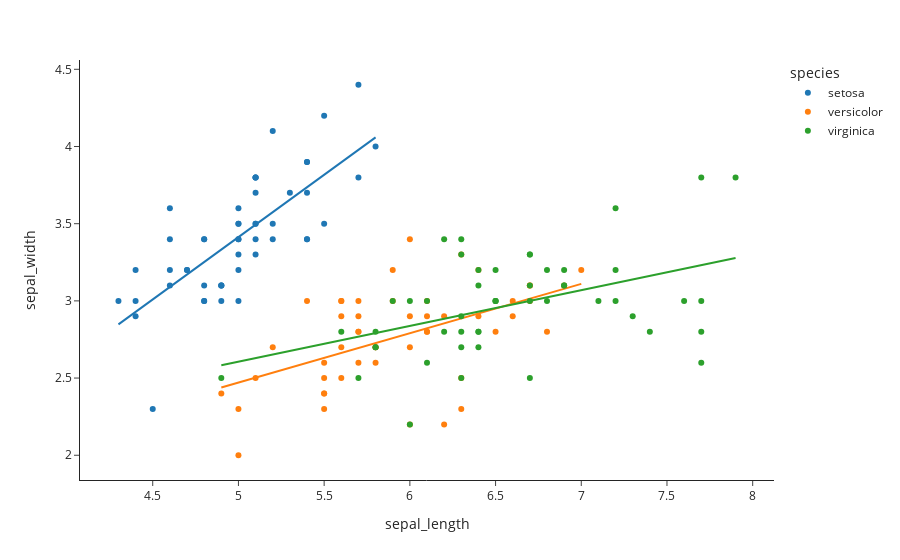

The code cell stored with this chart in its notebook:
### Code cell
fig=px.scatter(df,x='sepal_length',y='sepal_width',color='species',trendline='ols',template='simple_white') #ordinary least square(ols) #template changes the background
fig.show()

### Figure 1 — Plotly figure (JSON) as saved in the notebook; plotly's stock layout.template omitted (floating-point values rounded to 4 significant figures)
{"data": [{"hovertemplate": "species=setosa<br>sepal_length=%{x}<br>sepal_width=%{y}<extra></extra>", "legendgroup": "setosa", "marker": {"color": "#1F77B4", "symbol": "circle"}, "mode": "markers", "name": "setosa", "orientation": "v", "showlegend": true, "type": "scatter", "x": [5.1, 4.9, 4.7, 4.6, 5, 5.4, 4.6, 5, 4.4, 4.9, 5.4, 4.8, 4.8, 4.3, 5.8, 5.7, 5.4, 5.1, 5.7, 5.1, 5.4, 5.1, 4.6, 5.1, 4.8, 5, 5, 5.2, 5.2, 4.7, 4.8, 5.4, 5.2, 5.5, 4.9, 5, 5.5, 4.9, 4.4, 5.1, 5, 4.5, 4.4, 5, 5.1, 4.8, 5.1, 4.6, 5.3, 5], "xaxis": "x", "y": [3.5, 3, 3.2, 3.1, 3.6, 3.9, 3.4, 3.4, 2.9, 3.1, 3.7, 3.4, 3, 3, 4, 4.4, 3.9, 3.5, 3.8, 3.8, 3.4, 3.7, 3.6, 3.3, 3.4, 3, 3.4, 3.5, 3.4, 3.2, 3.1, 3.4, 4.1, 4.2, 3.1, 3.2, 3.5, 3.1, 3, 3.4, 3.5, 2.3, 3.2, 3.5, 3.8, 3, 3.8, 3.2, 3.7, 3.3], "yaxis": "y"}, {"hovertemplate": "<b>OLS trendline</b><br>sepal_width = 0.807234 * sepal_length + -0.623012<br>R<sup>2</sup>=0.557681<br><br>species=setosa<br>sepal_length=%{x}<br>sepal_width=%{y} <b>(trend)</b><extra></extra>", "legendgroup": "setosa", "marker": {"color": "#1F77B4", "symbol": "circle"}, "mode": "lines", "name": "setosa", "showlegend": false, "type": "scatter", "x": [4.3, 4.4, 4.4, 4.4, 4.5, 4.6, 4.6, 4.6, 4.6, 4.7, 4.7, 4.8, 4.8, 4.8, 4.8, 4.8, 4.9, 4.9, 4.9, 4.9, 5, 5, 5, 5, 5, 5, 5, 5, 5.1, 5.1, 5.1, 5.1, 5.1, 5.1, 5.1, 5.1, 5.2, 5.2, 5.2, 5.3, 5.4, 5.4, 5.4, 5.4, 5.4, 5.5, 5.5, 5.7, 5.7, 5.8], "xaxis": "x", "y": [2.848, 2.929, 2.929, 2.929, 3.01, 3.09, 3.09, 3.09, 3.09, 3.171, 3.171, 3.252, 3.252, 3.252, 3.252, 3.252, 3.332, 3.332, 3.332, 3.332, 3.413, 3.413, 3.413, 3.413, 3.413, 3.413, 3.413, 3.413, 3.494, 3.494, 3.494, 3.494, 3.494, 3.494, 3.494, 3.494, 3.575, 3.575, 3.575, 3.655, 3.736, 3.736, 3.736, 3.736, 3.736, 3.817, 3.817, 3.978, 3.978, 4.059], "yaxis": "y"}, {"hovertemplate": "species=versicolor<br>sepal_length=%{x}<br>sepal_width=%{y}<extra></extra>", "legendgroup": "versicolor", "marker": {"color": "#FF7F0E", "symbol": "circle"}, "mode": "markers", "name": "versicolor", "orientation": "v", "showlegend": true, "type": "scatter", "x": [7, 6.4, 6.9, 5.5, 6.5, 5.7, 6.3, 4.9, 6.6, 5.2, 5, 5.9, 6, 6.1, 5.6, 6.7, 5.6, 5.8, 6.2, 5.6, 5.9, 6.1, 6.3, 6.1, 6.4, 6.6, 6.8, 6.7, 6, 5.7, 5.5, 5.5, 5.8, 6, 5.4, 6, 6.7, 6.3, 5.6, 5.5, 5.5, 6.1, 5.8, 5, 5.6, 5.7, 5.7, 6.2, 5.1, 5.7], "xaxis": "x", "y": [3.2, 3.2, 3.1, 2.3, 2.8, 2.8, 3.3, 2.4, 2.9, 2.7, 2, 3, 2.2, 2.9, 2.9, 3.1, 3, 2.7, 2.2, 2.5, 3.2, 2.8, 2.5, 2.8, 2.9, 3, 2.8, 3, 2.9, 2.6, 2.4, 2.4, 2.7, 2.7, 3, 3.4, 3.1, 2.3, 3, 2.5, 2.6, 3, 2.6, 2.3, 2.7, 3, 2.9, 2.9, 2.5, 2.8], "yaxis": "y"}, {"hovertemplate": "<b>OLS trendline</b><br>sepal_width = 0.319719 * sepal_length + 0.872146<br>R<sup>2</sup>=0.276582<br><br>species=versicolor<br>sepal_length=%{x}<br>sepal_width=%{y} <b>(trend)</b><extra></extra>", "legendgroup": "versicolor", "marker": {"color": "#FF7F0E", "symbol": "circle"}, "mode": "lines", "name": "versicolor", "showlegend": false, "type": "scatter", "x": [4.9, 5, 5, 5.1, 5.2, 5.4, 5.5, 5.5, 5.5, 5.5, 5.5, 5.6, 5.6, 5.6, 5.6, 5.6, 5.7, 5.7, 5.7, 5.7, 5.7, 5.8, 5.8, 5.8, 5.9, 5.9, 6, 6, 6, 6, 6.1, 6.1, 6.1, 6.1, 6.2, 6.2, 6.3, 6.3, 6.3, 6.4, 6.4, 6.5, 6.6, 6.6, 6.7, 6.7, 6.7, 6.8, 6.9, 7], "xaxis": "x", "y": [2.439, 2.471, 2.471, 2.503, 2.535, 2.599, 2.631, 2.631, 2.631, 2.631, 2.631, 2.663, 2.663, 2.663, 2.663, 2.663, 2.695, 2.695, 2.695, 2.695, 2.695, 2.727, 2.727, 2.727, 2.758, 2.758, 2.79, 2.79, 2.79, 2.79, 2.822, 2.822, 2.822, 2.822, 2.854, 2.854, 2.886, 2.886, 2.886, 2.918, 2.918, 2.95, 2.982, 2.982, 3.014, 3.014, 3.014, 3.046, 3.078, 3.11], "yaxis": "y"}, {"hovertemplate": "species=virginica<br>sepal_length=%{x}<br>sepal_width=%{y}<extra></extra>", "legendgroup": "virginica", "marker": {"color": "#2CA02C", "symbol": "circle"}, "mode": "markers", "name": "virginica", "orientation": "v", "showlegend": true, "type": "scatter", "x": [6.3, 5.8, 7.1, 6.3, 6.5, 7.6, 4.9, 7.3, 6.7, 7.2, 6.5, 6.4, 6.8, 5.7, 5.8, 6.4, 6.5, 7.7, 7.7, 6, 6.9, 5.6, 7.7, 6.3, 6.7, 7.2, 6.2, 6.1, 6.4, 7.2, 7.4, 7.9, 6.4, 6.3, 6.1, 7.7, 6.3, 6.4, 6, 6.9, 6.7, 6.9, 5.8, 6.8, 6.7, 6.7, 6.3, 6.5, 6.2, 5.9], "xaxis": "x", "y": [3.3, 2.7, 3, 2.9, 3, 3, 2.5, 2.9, 2.5, 3.6, 3.2, 2.7, 3, 2.5, 2.8, 3.2, 3, 3.8, 2.6, 2.2, 3.2, 2.8, 2.8, 2.7, 3.3, 3.2, 2.8, 3, 2.8, 3, 2.8, 3.8, 2.8, 2.8, 2.6, 3, 3.4, 3.1, 3, 3.1, 3.1, 3.1, 2.7, 3.2, 3.3, 3, 2.5, 3, 3.4, 3], "yaxis": "y"}, {"hovertemplate": "<b>OLS trendline</b><br>sepal_width = 0.23189 * sepal_length + 1.44631<br>R<sup>2</sup>=0.209057<br><br>species=virginica<br>sepal_length=%{x}<br>sepal_width=%{y} <b>(trend)</b><extra></extra>", "legendgroup": "virginica", "marker": {"color": "#2CA02C", "symbol": "circle"}, "mode": "lines", "name": "virginica", "showlegend": false, "type": "scatter", "x": [4.9, 5.6, 5.7, 5.8, 5.8, 5.8, 5.9, 6, 6, 6.1, 6.1, 6.2, 6.2, 6.3, 6.3, 6.3, 6.3, 6.3, 6.3, 6.4, 6.4, 6.4, 6.4, 6.4, 6.5, 6.5, 6.5, 6.5, 6.7, 6.7, 6.7, 6.7, 6.7, 6.8, 6.8, 6.9, 6.9, 6.9, 7.1, 7.2, 7.2, 7.2, 7.3, 7.4, 7.6, 7.7, 7.7, 7.7, 7.7, 7.9], "xaxis": "x", "y": [2.583, 2.745, 2.768, 2.791, 2.791, 2.791, 2.814, 2.838, 2.838, 2.861, 2.861, 2.884, 2.884, 2.907, 2.907, 2.907, 2.907, 2.907, 2.907, 2.93, 2.93, 2.93, 2.93, 2.93, 2.954, 2.954, 2.954, 2.954, 3.0, 3.0, 3.0, 3.0, 3.0, 3.023, 3.023, 3.046, 3.046, 3.046, 3.093, 3.116, 3.116, 3.116, 3.139, 3.162, 3.209, 3.232, 3.232, 3.232, 3.232, 3.278], "yaxis": "y"}], "layout": {"autosize": true, "legend": {"title": {"text": "species"}, "tracegroupgap": 0}, "margin": {"t": 60}, "xaxis": {"anchor": "y", "autorange": true, "domain": [0, 1], "range": [4.081, 8.119], "title": {"text": "sepal_length"}, "type": "linear"}, "yaxis": {"anchor": "x", "autorange": true, "domain": [0, 1], "range": [1.814, 4.586], "title": {"text": "sepal_width"}, "type": "linear"}}}
